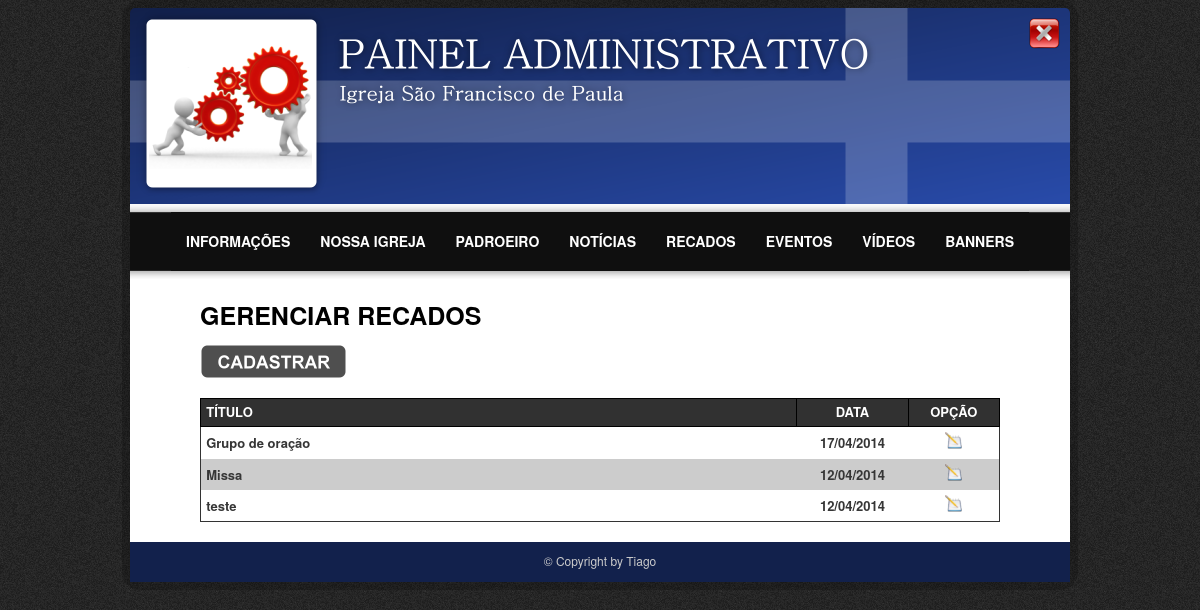
The page /Site/admin/recados.php (signed in) on the database its author committed.
### tables this page shows
CREATE TABLE IF NOT EXISTS `recados` (
  `rec_id` int(11) NOT NULL AUTO_INCREMENT,
  `rec_titulo` varchar(100) NOT NULL,
  `rec_descricao` longtext NOT NULL,
  `rec_data` date NOT NULL,
  PRIMARY KEY (`rec_id`)
);

### Site/admin/recados.php (the view, shortened to what this page needs)
<?php
	require_once("conexao.php");
	$busca="";
	$SQL = "SELECT * FROM recados ORDER BY rec_data DESC";
	$execute_query = mysql_query($SQL, $conn);
	if(@mysql_num_rows($execute_query) > 0){
		$busca="ok";
	}
?>
<!DOCTYPE html>
<html lang="en">
	<head>
		<link rel="stylesheet" type="text/css" href="css/style.css">
	</head>
	<body>
		<div id="container">
			<?php require_once("menu.php"); ?>
			<div id="content">
				<div id="pagina">
					GERENCIAR RECADOS<br />
					<a href="recados_cad.php"> <img src="css/img/cadastrar.png" style="margin-top: 10px;"/></a>
				</div>
				<br clear="all" />
				<table id="consulta">
					<thead>
					<tr>
						<th>TÍTULO</th>
						<th style="width: 100px; text-align: center;">DATA</th>
						<th style="width: 80px; text-align: center;">OPÇÃO</th>
					</tr>
					</thead>
					<tbody>
					<?php
					$cont=1;
					if($busca=="ok"){
						while($query = @mysql_fetch_array($execute_query)){
							$separador = explode("-", $query['rec_data']);
							$data =$separador[2]."/".$separador[1]."/".$separador[0];
							if($cont%2==0){
								echo "<tr class='odd'>";
							}else{
								echo "<tr>";
    					 	}?>
								<td style="text-align: left;"><?=$query['rec_titulo']?></td>
								<td><?=$data?></td>
								<td><a href="recados_cad.php?param=<?=$query['rec_id']?>"><img src="css/img/editar.png" /></a> </td>
							</tr>
					<?php $cont++; }
					}else{?>
						<tr>
							<td colspan="3">Não existe dados cadastrados!</td>
						</tr>
					<?php }?>
				</table>
			</div>
			<footer>
				<div id="desenvolvido">
					&copy; Copyright  by Tiago
				</div>
			</footer>
		</div>
	</body>
</html>

### Site/admin/css/style.css (style rules this page uses)
body { background-image: url('img/fundo.png'); font-family: HelveticaNeue, "Helvetica Neue", Arial, Helvetica, sans-serif; }
img { border: 0px; }
#container { width:940px; height:auto; margin: 0 auto; padding: 0px; background-color: #FFFFFF; box-shadow: 0px 0px 0px 8px rgba(0,0,0,0.2); border-radius: 10px; -moz-border-radius: 10px; -webkit-border-radius: 10px; }
#container #content { width: 100%; padding: 0; text-align: center; }
#container #content table { width: 800px; margin: 0 auto; font-size: 12px; font-weight: bold; }
#container footer { height: 30px; background-color: #12214C; margin-top: 20px; text-align:center; padding-top:10px; color:#CCCCCC; font-size:12px; }
#pagina { width:100%; float:left; margin-left: 70px; margin-top:10px; margin-bottom:10px; text-align: left; font-size: 25px; font-weight: bold; }
#consulta { border-collapse: collapse; border: 1px solid #333; color: #363636; background: #FFFFFF; }
#consulta td, #consulta th { padding: .4em; color: #363636; font-size: 13px; }
#consulta thead th, #consulta tfoot th { font:bold; border: 1px solid #000000 ; text-align: left; background: #313131; color: #FFFFFF; padding-top:3px; }
#consulta tbody td a { background: transparent; text-decoration: none; color: #363636; }
.odd { background: #CCCCCC; }

### rows shown on the page
recados: rec_titulo "Grupo de oração", rec_data "17/04/2014"
recados: rec_titulo "Missa", rec_data "12/04/2014"
recados: rec_titulo "teste", rec_data "12/04/2014"
